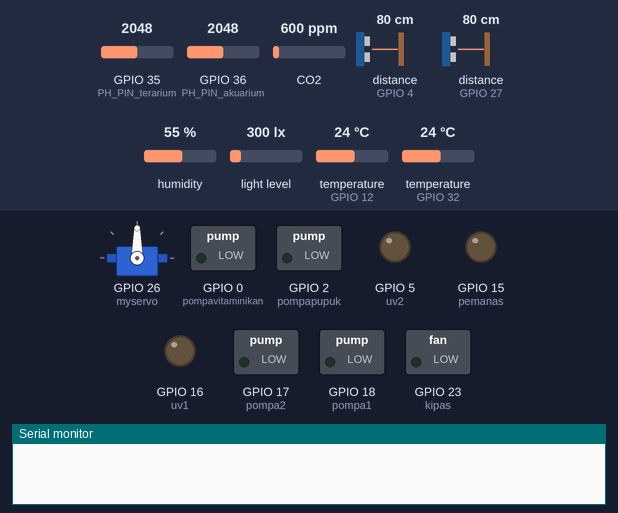
A sketch run on a simulated ESP32. On the bench: servo, switched loads named in the sketch (green lamp = pin HIGH), output pins drawn as LEDs (lit = HIGH), the last lines printed to the serial monitor. Wiring (inferred from the names in the program): 2 × ultrasonic range finder: trigger GPIO 8, echo GPIO 4 / trigger GPIO 11, echo GPIO 27. The inputs (shaded band) are chosen by the test bench; at power-on: GPIO 35 (PH_PIN_terarium) = 2048, GPIO 36 (PH_PIN_akuarium) = 2048, CO2 600 ppm, distance to the obstacle (sensors on GPIO 4, GPIO 27) 80 cm, humidity 55 %, light level 300 lx, temperature (sensors on GPIO 12, GPIO 32) 24 °C. The echo pulse lasts 58.3 µs per cm; WiFi joins after 1.5 s; servers stay silent unless stated; uploads are accepted with an empty reply; EEPROM starts erased; pins used as bus, display or sensor lines are not drawn.

Above: at 0.1 s.
At 1.8 s:
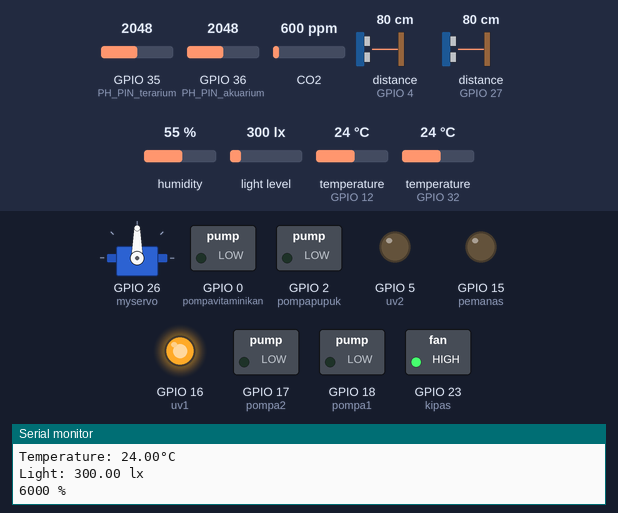
At 4.1 s:
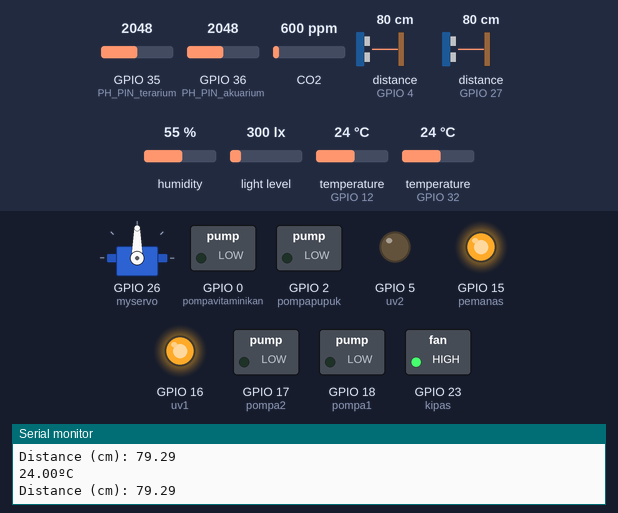
Timing chart, 0 to 5.6 s (numbered marks = the images above):
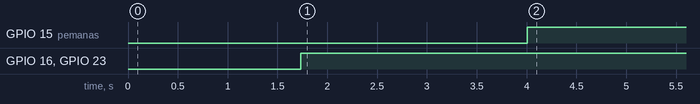

The sketch:

template_widad.ino
```cpp
#ifdef ESP32
  #include <WiFi.h>
  #include <HTTPClient.h>
#else
  #include <ESP8266WiFi.h>
  #include <ESP8266HTTPClient.h>
  #include <WiFiClient.h>
#endif

#include <Wire.h>
#include <Adafruit_Sensor.h>
#include <Arduino.h>
#include <WiFiMulti.h>
#include <DNSServer.h>
#include <WebServer.h>
#include <WiFiManager.h>
#include <SoftwareSerial.h>
#include <ESPmDNS.h>
#include <Update.h>
#include <Arduino_JSON.h>
#include <OneWire.h>
#include <Arduino_JSON.h>
#include <ESP32Servo.h>
#include "DFRobot_ESP_PH.h"
#include "EEPROM.h"
#include "DHT.h"
DFRobot_ESP_PH ph;
#include <OneWire.h>
#include <DallasTemperature.h>
#include "MQ135.h"
#include <BH1750.h>
#define USE_SERIAL Serial

#define ESPADC 4096.0   //the esp Analog Digital Convertion value
#define ESPVOLTAGE 3.3 //the esp voltage supply value

#define pompapupuk 2
#define pompavitaminikan 0
#define pemanas 15 // TDO
//#define servo 26
#define PH_PIN_akuarium 36 // pin PH Akuarium
#define PH_PIN_terarium 35 // pin PH Terarium
#define suhuterarium 32 //kelembapan & suhu terarium
#define DHTTYPE DHT22
#define TdsSensorPin 36 //TDS ambil pin PH terarium
#define VREF 3.3      // analog reference voltage(Volt) of the ADC
#define SCOUNT  30           // sum of sample point
#define gasMQ135 34 //gas
#define SOUND_SPEED 0.034
#define pompa1 18
#define pompa2 17
#define uv1 16
#define uv2 5
#define kipas 23

#define ESPADC 4096.0   //the esp Analog Digital Convertion value
#define ESPVOLTAGE 3.3 //the esp voltage supply value

#define pompapupuk 2
#define pompavitaminikan 0
#define pemanas 15 // TDO
//#define servo 26
#define PH_PIN_akuarium 36 // pin PH Akuarium
#define PH_PIN_terarium 35 // pin PH Terarium
#define suhuterarium 32 //kelembapan & suhu terarium
#define DHTTYPE DHT22
#define TdsSensorPin 36 //TDS ambil pin PH terarium
#define VREF 3.3      // analog reference voltage(Volt) of the ADC
#define SCOUNT  30           // sum of sample point
#define gasMQ135 34 //gas
#define SOUND_SPEED 0.034
#define pompa1 18
#define pompa2 17
#define uv1 16
#define uv2 5
#define kipas 23

BH1750 lightMeter;
const int trigPinvitamin = 11; // cmd
const int echoPinvitamin = 27;
const int trigPinpupuk = 8; //SD1
const int echoPinpupuk = 4;

const int oneWireBus = 12; // suhu akuarium TDI
OneWire oneWire(oneWireBus);
DallasTemperature sensors(&oneWire);
DHT dht(suhuterarium, DHTTYPE);
float voltage, phValue_akuarium,phValue_terarium, hasilphakuarium,hasilphterarium, temperature = 25;;
Servo myservo;     // variable untuk menyimpan posisi data
int pos = 00;
int analogBuffer[SCOUNT];    // store the analog value in the array, read from ADC
int analogBufferTemp[SCOUNT];
int analogBufferIndex = 0,copyIndex = 0;
float averageVoltage = 0,tdsValue = 0,temperature3 = 25;
long durationvitamin;
float distanceCmvitamin;
long durationpupuk;
float distanceCmpupuk;
int pwmuv = 0;
int pwmpompa = 0;

WebServer server(80);
const char* host = "192.168.8.128";

const char* serverName = "http://rest.myfarmportable.com/data_sensor.php";
String apiKeyValue = "uTh3tZ16pXOdaQm8";
String HWID = "BKV50002";

//schedule
String sensorReadings_getschedule;
float sensorReadingsArr_getschedule[3];
const char* serverName_getschedule = "http://apps.myfarmportable.com/rest/dataapijson?HWID=BKV50002";

/* Style connect */
String style =
"<style>#file-input,input{width:100%;height:44px;border-radius:4px;margin:10px auto;font-size:15px}"
"input{background:#f1f1f1;border:0;padding:0 15px}body{background:#3498db;font-family:sans-serif;font-size:14px;color:#777}"
"#file-input{padding:0;border:1px solid #ddd;line-height:44px;text-align:left;display:block;cursor:pointer}"
"#bar,#prgbar{background-color:#f1f1f1;border-radius:10px}#bar{background-color:#3498db;width:0%;height:10px}"
"form{background:#fff;max-width:258px;margin:75px auto;padding:30px;border-radius:5px;text-align:center}"
".btn{background:#3498db;color:#fff;cursor:pointer}</style>";

/* Login page */
String loginIndex =
"<form name=loginForm>"
"<h1>Update Program MY FARM</h1>"
"<input name=userid placeholder='Username'> "
"<input name=pwd placeholder=Password type=Password> "
"<input type=submit onclick=check(this.form) class=btn value=Login></form>"
"<script>"
"function check(form) {"
"if(form.userid.value=='admin' && form.pwd.value=='admin')"
"{window.open('/serverIndex')}"
"else"
"{alert('Error Password or Username')}"
"}"
"</script>" + style;

/* Server Index Page */
String serverIndex =
"<script src='https://ajax.googleapis.com/ajax/libs/jquery/3.2.1/jquery.min.js'></script>"
"<form method='POST' action='#' enctype='multipart/form-data' id='upload_form'>"
"<input type='file' name='update' id='file' onchange='sub(this)' style=display:none>"
"<label id='file-input' for='file'>   Choose file...</label>"
"<input type='submit' class=btn value='Update'>"
"<br><br>"
"<div id='prg'></div>"
"<br><div id='prgbar'><div id='bar'></div></div><br></form>"
"<script>"
"function sub(obj){"
"var fileName = obj.value.split('\\\\');"
"document.getElementById('file-input').innerHTML = '   '+ fileName[fileName.length-1];"
"};"
"$('form').submit(function(e){"
"e.preventDefault();"
"var form = $('#upload_form')[0];"
"var data = new FormData(form);"
"$.ajax({"
"url: '/update',"
"type: 'POST',"
"data: data,"
"contentType: false,"
"processData:false,"
"xhr: function() {"
"var xhr = new window.XMLHttpRequest();"
"xhr.upload.addEventListener('progress', function(evt) {"
"if (evt.lengthComputable) {"
"var per = evt.loaded / evt.total;"
"$('#prg').html('progress: ' + Math.round(per*100) + '%');"
"$('#bar').css('width',Math.round(per*100) + '%');"
"}"
"}, false);"
"return xhr;"
"},"
"success:function(d, s) {"
"console.log('success!') "
"},"
"error: function (a, b, c) {"
"}"
"});"
"});"
"</script>" + style;

void setup() {
  Serial.begin(115200);
pinMode (pompapupuk, OUTPUT);
pinMode (pompavitaminikan, OUTPUT);
pinMode (pemanas, OUTPUT);
pinMode(TdsSensorPin,INPUT);
pinMode(PH_PIN_akuarium,INPUT);

pinMode(trigPinvitamin, OUTPUT); // Sets the trigPin as an Output
pinMode(echoPinvitamin, INPUT); // Sets the echoPin as an Input
pinMode(trigPinpupuk, OUTPUT); // Sets the trigPin as an Output
pinMode(echoPinpupuk, INPUT); // Sets the echoPin as an Input
pinMode(kipas, OUTPUT);
pinMode(pompa1, OUTPUT);
pinMode(pompa2, OUTPUT);
pinMode(uv1, OUTPUT);
pinMode(uv2, OUTPUT);

Wire.begin();
 lightMeter.begin();

dht.begin();
  EEPROM.begin(32);//needed to permit storage of calibration value in eeprom
  ph.begin();
  sensors.begin();
myservo.attach(26);

  WiFiManager wifiManager;
  wifiManager.autoConnect("MY FARM");
  Serial.println("Connected.");
  server.begin();
 /*use mdns for host name resolution*/
  if (!MDNS.begin(host)) { http://192.168.8.128
    Serial.println("Error setting up MDNS responder!");
    while (1) {
      delay(1000);
    }
  }
  Serial.println("mDNS responder started");
  /*return index page which is stored in serverIndex */
  server.on("/", HTTP_GET, []() {
    server.sendHeader("Connection", "close");
    server.send(200, "text/html", loginIndex);
  });
  server.on("/serverIndex", HTTP_GET, []() {
    server.sendHeader("Connection", "close");
    server.send(200, "text/html", serverIndex);
  });
  /*handling uploading firmware file */
  server.on("/update", HTTP_POST, []() {
    server.sendHeader("Connection", "close");
    server.send(200, "text/plain", (Update.hasError()) ? "FAIL" : "OK");
    ESP.restart();
  }, []() {
    HTTPUpload& upload = server.upload();
    if (upload.status == UPLOAD_FILE_START) {
      Serial.printf("Update: %s\n", upload.filename.c_str());
      if (!Update.begin(UPDATE_SIZE_UNKNOWN)) { //start with max available size
        Update.printError(Serial);
      }
    } else if (upload.status == UPLOAD_FILE_WRITE) {
      /* flashing firmware to ESP*/
      if (Update.write(upload.buf, upload.currentSize) != upload.currentSize) {
        Update.printError(Serial);
      }
    } else if (upload.status == UPLOAD_FILE_END) {
      if (Update.end(true)) { //true to set the size to the current progress
        Serial.printf("Update Success: %u\nRebooting...\n", upload.totalSize);
      } else {
        Update.printError(Serial);
      }
    }
  });
  server.begin();
  delay(10);
  Serial.print("IP address: ");
  Serial.println(WiFi.localIP());
  Serial.setDebugOutput(true);
}

void loop() {
getschedule();
USE_SERIAL.print("[HTTP] Memulai...\n");

// suhu tanaman
  float suhu_tanaman = dht.readTemperature();
  Serial.print("Temperature: ");
  Serial.print(suhu_tanaman);
  Serial.println("°C ");
  if (suhu_tanaman >= 25) {
    digitalWrite (kipas, LOW);
    } else {
      digitalWrite (kipas, HIGH);
      }

//PH tanaman
   static unsigned long timepoint = millis();
  if (millis() - timepoint > 1000U) //time interval: 1s
  {
    timepoint = millis();
    //voltage = rawPinValue / esp32ADC * esp32Vin
    voltage = analogRead(PH_PIN_terarium) / ESPADC * ESPVOLTAGE; // read the voltage
    phValue_terarium = ph.readPH(voltage, temperature); // convert voltage to pH with temperature compensation
    hasilphterarium = phValue_terarium + 1.8;
    Serial.print("hasilphterarium:");
    Serial.println(hasilphterarium, 4);
  }
  ph.calibration(voltage, temperature); // calibration process by Serail CMD

//intensitas cahaya
digitalWrite (uv1, 255);
digitalWrite (uv2, 0);
  float a = lightMeter.readLightLevel();
  int intentitascahaya_tanaman = ((a/5)*100);
  Serial.print("Light: ");
  Serial.print(a);
  Serial.println(" lx");
  Serial.print(intentitascahaya_tanaman);
  Serial.println(" %");
  delay(1000);

// kelembapan tanaman
  float kelembapan_tanaman = dht.readHumidity();
  Serial.print("Humidity: ");
  Serial.print(kelembapan_tanaman);
  Serial.print("%");

// co2 tanaman + o2 tanaman
MQ135 gasSensor = MQ135(gasMQ135);
    float co2_tanaman = gasSensor.getPPM()/10;
    float o2_tanaman = gasSensor.getPPM();
    Serial.print("co2 tanaman: ");
    Serial.print(co2_tanaman);
    Serial.println("  PPM");
    Serial.println();
    Serial.print("o2 tanaman: ");
    Serial.print(o2_tanaman);
    Serial.println("  PPM");
    Serial.println();

//debit tanaman
int debit_tanaman = 0;
if (kelembapan_tanaman <= 10){
     analogWrite(pompa1, 100);
     analogWrite(pompa2, 0);
     debit_tanaman = 100;
  } else if (kelembapan_tanaman >= 10 && kelembapan_tanaman <= 20 ) {
     analogWrite(pompa1, 50);
     analogWrite(pompa2, 0);
     debit_tanaman = 50;
    }else {
     analogWrite(pompa1, 0);
     analogWrite(pompa2, 0);
     debit_tanaman = 0;
      }

// indikator pupuk
// Clears the trigPin
  digitalWrite(trigPinpupuk, LOW);
  delayMicroseconds(2);
  // Sets the trigPin on HIGH state for 10 micro seconds
  digitalWrite(trigPinpupuk, HIGH);
  delayMicroseconds(10);
  digitalWrite(trigPinpupuk, LOW);

  // Reads the echoPin, returns the sound wave travel time in microseconds
  durationpupuk = pulseIn(echoPinpupuk, HIGH);

  // Calculate the distance
  distanceCmpupuk = durationpupuk * SOUND_SPEED/2;


  // Prints the distance in the Serial Monitor
  Serial.print("Distance (cm): ");
  Serial.println(distanceCmpupuk);

  delay(500);
// suhu akuarium
  sensors.requestTemperatures();
  float temperatureC = sensors.getTempCByIndex(0);
  if (temperatureC > 24){
    digitalWrite (pemanas, LOW);// gak usah
    }else
    {
      digitalWrite (pemanas, HIGH);// gak usah
      }
  Serial.print(temperatureC);
  Serial.println("ºC");

 // PH akuarium
static unsigned long timepoint2 = millis();
  if (millis() - timepoint2 > 1000U) //time interval: 1s
  {
    timepoint2 = millis();
    //voltage = rawPinValue / esp32ADC * esp32Vin
    voltage = analogRead(PH_PIN_akuarium) / ESPADC * ESPVOLTAGE; // read the voltage
    phValue_akuarium = ph.readPH(voltage, temperature); // convert voltage to pH with temperature compensation
    hasilphakuarium = phValue_akuarium - 8.5 ;
    Serial.print("hasilphakuarium:");
    Serial.println(hasilphakuarium, 4);
  }
  ph.calibration(voltage, temperature); // calibration process by Serail CMD

   // oksigen akuarium
   static unsigned long analogSampleTimepoint = millis();
   if(millis()-analogSampleTimepoint > 40U)     //every 40 milliseconds,read the analog value from the ADC
   {
     analogSampleTimepoint = millis();
     analogBuffer[analogBufferIndex] = analogRead(TdsSensorPin);    //read the analog value and store into the buffer
     analogBufferIndex++;
     if(analogBufferIndex == SCOUNT)
         analogBufferIndex = 0;
   }
   static unsigned long printTimepoint = millis();
   if(millis()-printTimepoint > 800U)
   {
      printTimepoint = millis();
      for(copyIndex=0;copyIndex<SCOUNT;copyIndex++)
        analogBufferTemp[copyIndex]= analogBuffer[copyIndex];
      averageVoltage = getMedianNum(analogBufferTemp,SCOUNT) * (float)VREF / 4095.0; // read the analog value more stable by the median filtering algorithm, and convert to voltage value
      float compensationCoefficient=1.0+0.02*(temperature3-25.0);    //temperature compensation formula: fFinalResult(25^C) = fFinalResult(current)/(1.0+0.02*(fTP-25.0));
      float compensationVolatge=averageVoltage/compensationCoefficient;  //temperature compensation
      tdsValue=(133.42*compensationVolatge*compensationVolatge*compensationVolatge - 255.86*compensationVolatge*compensationVolatge + 857.39*compensationVolatge)*0.5; //convert voltage value to tds value
      Serial.print("TDS Value:");
      Serial.print(tdsValue,0);
      Serial.println("ppm");
   }

// indikator vitamin akuarium
 {
  // Clears the trigPin
  digitalWrite(trigPinvitamin, LOW);
  delayMicroseconds(2);
  // Sets the trigPin on HIGH state for 10 micro seconds
  digitalWrite(trigPinvitamin, HIGH);
  delayMicroseconds(10);
  digitalWrite(trigPinvitamin, LOW);

  // Reads the echoPin, returns the sound wave travel time in microseconds
  durationvitamin = pulseIn(echoPinvitamin, HIGH);

  // Calculate the distance
  distanceCmvitamin = durationvitamin * SOUND_SPEED/2;


  // Prints the distance in the Serial Monitor
  Serial.print("Distance (cm): ");
  Serial.println(distanceCmvitamin);

  delay(500);
}


if(WiFi.status()== WL_CONNECTED){
    WiFiClient client;
    HTTPClient http;

    http.begin(client, serverName);

    http.addHeader("Content-Type", "application/x-www-form-urlencoded");

    String httpRequestData = "api_key=" + apiKeyValue + "&id_user=" +(String) 39 + "&suhu_tanaman=" +(String) suhu_tanaman + "&PH_tanaman=" + (String) hasilphterarium + "&intentitascahaya_tanaman=" + (String) intentitascahaya_tanaman + "%" + "&intentitascahaya_tanaman2=" + (String) intentitascahaya_tanaman + "&kelembapan_tanaman=" + (String) kelembapan_tanaman + "%" + "&kelembapan_tanaman2=" + (String) kelembapan_tanaman + "&co2_tanaman=" + (String) co2_tanaman + "&o2_tanaman=" + (String) o2_tanaman + "&debit_tanaman=" + (String) debit_tanaman + "&mineral_tanaman=" + (String) debit_tanaman + "%" + "&mineral_tanaman2=" + (String) debit_tanaman + "&indikatornutrisi_tanaman=" + (String) distanceCmpupuk + "&PH_akuarium=" + (String) hasilphakuarium + "&suhu_akuarium=" + (String) temperatureC + "&oksigen_akuarium=" + (String) tdsValue + "&amoniak_akuarium=" + (String) tdsValue + "&indikatorpakan_akuarium=" + (String) 80 + "&indikatorvitamin_akuarium=" + (String) distanceCmvitamin + "&HWID=" + HWID + "";
    Serial.print("httpRequestData: ");
    Serial.println(httpRequestData);

    int httpResponseCode = http.POST(httpRequestData);

    if (httpResponseCode>0) {
      Serial.print("HTTP Response code: ");
      Serial.println(httpResponseCode);
    }
    else {
      Serial.print("Error code: ");
      Serial.println(httpResponseCode);
    }
    http.end();
  }
  else {
    Serial.println("WiFi Disconnected");
  }
  delay(30000);

  server.handleClient();
}

  void getschedule(){
sensorReadings_getschedule = httpGETRequest_getschedule (serverName_getschedule);
JSONVar myObject_getschedule = JSON.parse(sensorReadings_getschedule);

if (JSON.typeof(myObject_getschedule) == "undefined") {
  Serial.println("Parsing input failed!");
  return;
}

JSONVar keys = myObject_getschedule.keys();

for (int i = 0; i < keys.length(); i++) {
  JSONVar value = myObject_getschedule [keys[i]];
  sensorReadingsArr_getschedule [i] = double(value);
}
Serial.print("jadwal_pupuk = ");
Serial.println(sensorReadingsArr_getschedule [0]);
if(sensorReadingsArr_getschedule [0] == 1.00){digitalWrite (pompapupuk, LOW);}
else{digitalWrite (pompapupuk, HIGH);}
Serial.print("waktu_vitamin_ikan = ");
Serial.println(sensorReadingsArr_getschedule [1]);
if(sensorReadingsArr_getschedule [1] == 1.00){digitalWrite (pompavitaminikan, LOW);}
else{digitalWrite (pompavitaminikan, HIGH);}
Serial.print("waktu_pakan_ikan = ");
Serial.println(sensorReadingsArr_getschedule [2]);
if(sensorReadingsArr_getschedule [2] == 1.00){
 for(pos = 00; pos < 180; pos += 1)  //fungsi perulangan yang akan dijadikan PWM dengan kenaikan 1
 {
  myservo.write(pos); //prosedur penulisan data PWM ke motor servo
  delay(15); //waktu tunda 15 ms
 }
 for(pos = 180; pos>=1; pos-=1)  //fungsi perulangan yang akan dijadikan PWM dengan penurunan 1
 {
  myservo.write(pos);
  delay(15);
 }
}
  }

String httpGETRequest_getschedule (const char* serverName_getschedule) {
  HTTPClient http;

  http.begin(serverName_getschedule);

  int httpResponseCode = http.GET();

  String payload = "{}";

  if (httpResponseCode>0) {
    Serial.print("HTTP Response code: ");
    Serial.println(httpResponseCode);
    payload = http.getString();
  }
  else {
    Serial.print("Error code: ");
    Serial.println(httpResponseCode);
  }
  http.end();
  return payload;
}


int getMedianNum(int bArray[], int iFilterLen)
{
      int bTab[iFilterLen];
      for (byte i = 0; i<iFilterLen; i++)
      bTab[i] = bArray[i];
      int i, j, bTemp;
      for (j = 0; j < iFilterLen - 1; j++)
      {
      for (i = 0; i < iFilterLen - j - 1; i++)
          {
        if (bTab[i] > bTab[i + 1])
            {
        bTemp = bTab[i];
            bTab[i] = bTab[i + 1];
        bTab[i + 1] = bTemp;
         }
      }
      }
      if ((iFilterLen & 1) > 0)
    bTemp = bTab[(iFilterLen - 1) / 2];
      else
    bTemp = (bTab[iFilterLen / 2] + bTab[iFilterLen / 2 - 1]) / 2;
      return bTemp;
}
```

Measured:
- by itself, GPIO 15 (pemanas): LOW → HIGH at 4.0 s
- by itself, GPIO 16 (uv1), GPIO 23 (kipas): LOW → HIGH at 1.7 s
